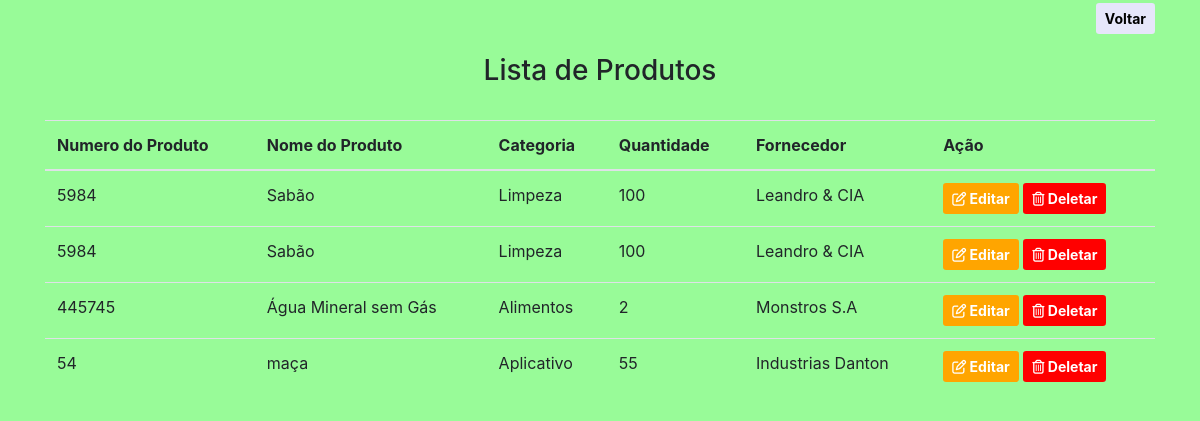
The app's page /telas/produto/listar_produto.php (signed in) with its own data.
### tables this page shows
CREATE TABLE `tb_produto` (
  `id_produto` int(11) NOT NULL,
  `nro_produto` int(11) NOT NULL,
  `nome_produto` varchar(200) NOT NULL,
  `categoria` varchar(100) NOT NULL,
  `quantidade` int(11) NOT NULL,
  `fornecedor` varchar(100) NOT NULL
);

### telas/produto/listar_produto.php (the view, shortened to what this page needs)
<!DOCTYPE html>
<html>
<head>
  	<link rel="stylesheet" href="../../lib/bootstrap/css/bootstrap.min.css">
  	<link rel="stylesheet" href="../../lib/css/style.css">
</head>
<body>
	<?php
		$login_usuario = $_SESSION['login_usuario'];
		include '../../lib/bd/conexao.php';
		$sql = "SELECT nivel_usuario FROM tb_usuario WHERE email_usuario = '$login_usuario' AND status = 'Ativo'";
		$buscar = mysqli_query($conexao, $sql);
		$array = mysqli_fetch_array($buscar);
		$nivel = $array['nivel_usuario'];
	?>
	<div class="container" id="topo_listar_itens">
      <div id="botao_direita">
        <a href="../tela_inicial.php" role="button" id="botao_voltar" class="btn btn-sm">Voltar</a>
      </div>
		<h3>Lista de Produtos</h3>
	<br>
		<table class="table" id="topo_tabela">
  			<thead>
    			<tr>
      				<th scope="col">Numero do Produto</th>
      				<th scope="col">Nome do Produto</th>
      				<th scope="col">Categoria</th>
      				<th scope="col">Quantidade</th>
      				<th scope="col">Fornecedor</th>
      				<th scope="col">Ação</th>
   				 </tr>
  			</thead>
  			    	<?php
    				include '../../lib/bd/conexao.php';
    				$sql = "SELECT * FROM `tb_produto`";
    				$busca = mysqli_query($conexao,$sql);
    				while($array = mysqli_fetch_array($busca)){
    					$id_produto = $array['id_produto'];
    					$nro_produto = $array['nro_produto'];
    					$nome_produto = $array['nome_produto'];
    					$categoria = $array['categoria'];
    					$quantidade = $array['quantidade'];
    					$fornecedor = $array['fornecedor'];
    				?>
    			<tr>
      				<td><?php echo $nro_produto ?></td>
      				<td><?php echo $nome_produto ?></td>
      				<td><?php echo $categoria ?></td>
      				<td><?php echo $quantidade ?></td>
      				<td><?php echo $fornecedor ?></td>
      				<td>
						<?php
						if(($nivel == 1) || ($nivel == 2)){
						?>
					<a class="btn btn-sm" id="botao_editar" href="editar_produto.php?id=<?php echo $id_produto ?>" role="button"><i class="far fa-edit"></i>&nbsp;Editar</a>
					<?php }
						if(($nivel == 1)){
					?>
					<a class="btn btn-sm" id="botao_deletar" href="deletar_produto.php?id=<?php echo $id_produto ?>" role="button"><i class="far fa-trash-alt"></i></i>&nbsp;Deletar</a>
					<?php } ?>
					</td>
    			</tr>
  			   <?php } ?>
		</table>
	</div>
</body>
</html>

### records on screen
tb_produto: nro_produto "5984", nome_produto "Sabão", categoria "Limpeza", quantidade "100", fornecedor "Leandro & CIA"
tb_produto: nro_produto "5984", nome_produto "Sabão", categoria "Limpeza", quantidade "100", fornecedor "Leandro & CIA"
tb_produto: nro_produto "445745", nome_produto "Água Mineral sem Gás", categoria "Alimentos", quantidade "2", fornecedor "Monstros S.A"
tb_produto: nro_produto "54", nome_produto "maça", categoria "Aplicativo", quantidade "55", fornecedor "Industrias Danton"
